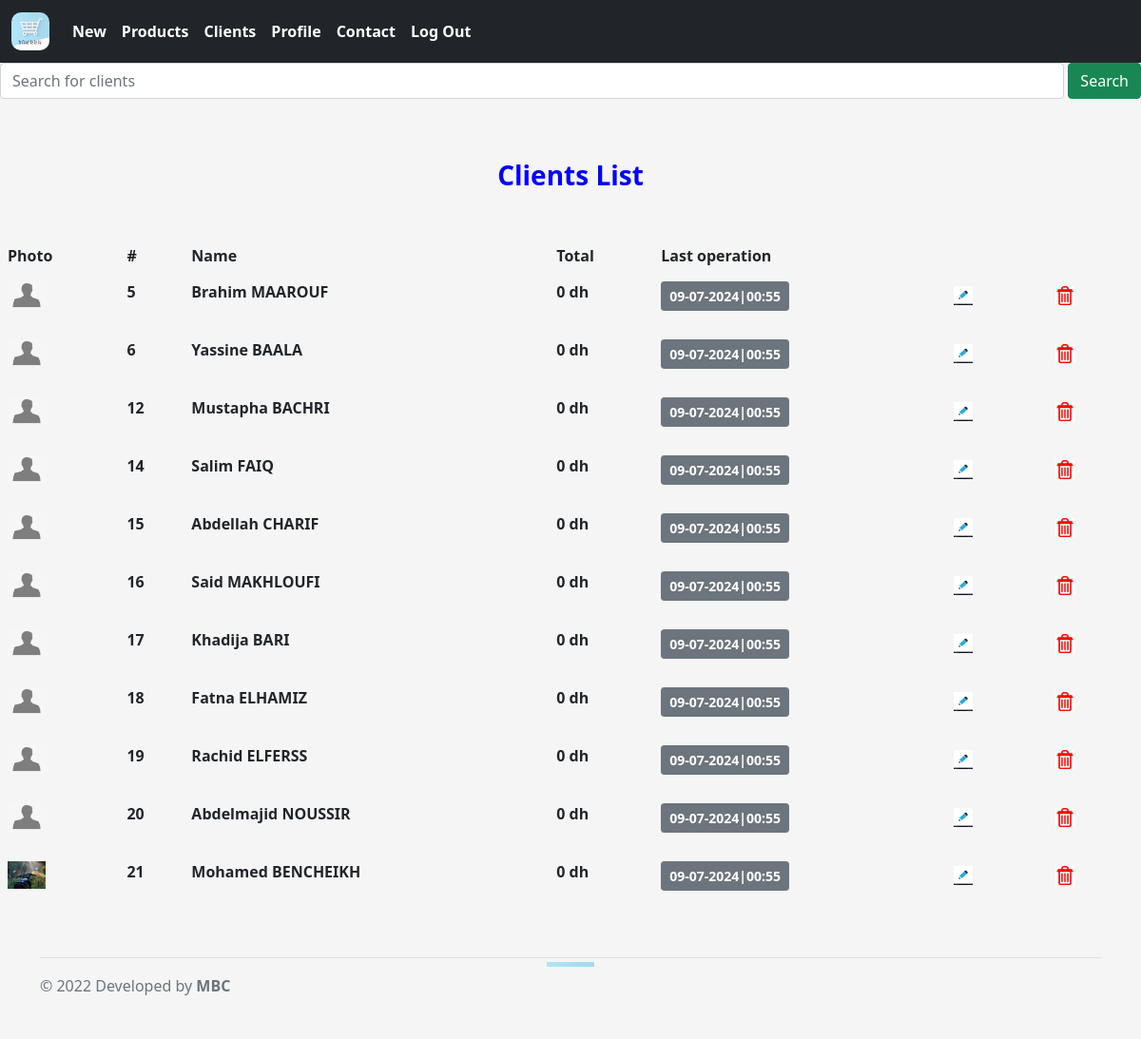
/list (signed in), run on the app's committed database.
### first_app/models.py (models this page shows, shortened)
class Client(models.Model):
    client_id = models.AutoField(primary_key=True)
    client_photo = models.ImageField(
        max_length=100, upload_to="photos/", default="user.png"
    )
    client_name = models.CharField(max_length=50, unique=True)
    client_neckname = models.CharField(max_length=50, default="", blank=True)
    client_phone = models.CharField(max_length=15, null=True, blank=True)
    client_total = models.BigIntegerField(default=0)
    client_last_payment = models.BigIntegerField(default=0)
    client_last_payment_date = models.DateTimeField(auto_now_add=True)
    client_last_operation = models.DateTimeField(auto_now_add=True)

### first_app/views.py (the view)
# urls.py: path("list", view=views.list_client, name="list_client"),
@login_required
def list_client(rq):
    scl = rq.GET.get("search_cli")
    if scl != "" and scl != None:
        clients = Client.objects.filter(client_name__icontains=scl)
    else:
        clients = Client.objects.all()
    context = {}
    context["item_list"] = clients
    return render(rq, "list.html", context)

### first_app/templates/list.html (shortened to what this page needs)
{% extends './base.html' %}
    {% block navbar %}
    <div class="row">
        <form class="d-flex">
            <input class="form-control me-1" type="search" name="search_cli" placeholder="Search for clients"
                aria-label="Search">
            <button class="btn btn-success" type="submit">Search</button>
        </form>
    </div>
    <h3 class=" mt-5 mb-5 text-center" style="color: blue;font-weight:bolder;">Clients
        List</h3>
    <table class="table table-borderless">
        <tr>
            <th>Photo</th>
            <th>#</th>
            <th>Name</th>
            <th>Total</th>
            <th>Last operation</th>
        </tr>
        {% for client in item_list %}
        <tr class="table-table ">
            <td><img class="pb-3" src="{{client.client_photo.url}}" alt="{{client.client_id}} photo" width="40px"
                    height="45px">
            </td>
            <td><b>{{client.client_id}}</b></td>
            <td><b>{{client.client_name}} </b></td>
            <td><b>0 dh</b></td>
            {% now "d-m-Y" as date%}
            {% now "H:i" as time%}
            <td><a class="btn btn-secondary btn-sm "><b> {{date}}|{{time}} </b></a></td>
            <td><a class="btn btn-sm" href="{% url 'update' client.client_id %}" role="button"><img
                        src="../static/images/edit.png" alt="" width="20px" height="20px"></a>
            </td>
            <td><a class="btn  btn-sm " href="{% url 'delete' client.client_id %}" role="button"><img
                        src="../static/images/delete.ico" alt="" width="20px" height="20px"></a>
            </td>
        </tr>
        {% endfor %}
    </table>
    {% include 'footer.html' %}
    {% endblock navbar %}

### first_app/templates/base.html (shortened to what this page needs)
<link rel="stylesheet" href="../static/css/styles.css">
<nav class="navbar navbar-expand-lg navbar-dark bg-dark">
  <div class="container-fluid">
    <a class="navbar-brand" href="/"><img style="border-radius:10px;" src="../static/images/Design.png" alt="market logo" width="40px"
        height="40px"></a>
    <div class="collapse navbar-collapse" id="navbarNavAltMarkup">
      <div class="navbar-nav">
        <a class="nav-link active" href="/add-client"><b>New</b> </a>
        <a class="nav-link active" href="/products"><b>Products</b> </a>
        <a class="nav-link active" href="/list"><b>Clients</b> </a>
        <a class="nav-link active" href="user/profile"><b>Profile</b> </a>
        <a class="nav-link active" href="/contact"><b>Contact</b> </a>
        <a class="nav-link active" href="user/logout"><b>Log Out</b> </a>
      </div>
    </div>
  </div>
</nav>
{% block navbar %}
{% endblock navbar %}

### first_app/templates/footer.html
<div class="container">
    <footer class="d-flex flex-wrap justify-content-between align-items-center py-1 my-5 border-top">
        <p class="col-md-4 mb-0 text-muted">&copy; 2022 Developed by <b>MBC</b> </p>
        <a href="/"
            class="col-md-4 d-flex align-items-center justify-content-center mb-3 mb-md-0 me-md-auto link-dark text-decoration-none">
            <img src="../static/images/Design.png" alt="logo" width="50px" height="50px">
        </a>
        <ul class="nav col-md-4 justify-content-end">
            <li class="nav-item"><a href="/" class="nav-link px-2 text-muted">Home</a></li>
            <li class="nav-item"><a href="/contact" class="nav-link px-2 text-muted">Contact</a></li>
            <li class="nav-item"><a href="#" class="nav-link px-2 text-muted">About</a></li>
        </ul>
    </footer>
</div>

### data on the page
Client: client_photo (placeholder picture), client_id "5", client_name "Brahim MAAROUF", date "09-07-2024", time "00:55"
Client: client_photo (placeholder picture), client_id "6", client_name "Yassine BAALA", date "09-07-2024", time "00:55"
Client: client_photo (placeholder picture), client_id "12", client_name "Mustapha BACHRI", date "09-07-2024", time "00:55"
Client: client_photo (placeholder picture), client_id "14", client_name "Salim FAIQ", date "09-07-2024", time "00:55"
Client: client_photo (placeholder picture), client_id "15", client_name "Abdellah CHARIF", date "09-07-2024", time "00:55"
Client: client_photo (placeholder picture), client_id "16", client_name "Said MAKHLOUFI", date "09-07-2024", time "00:55"
Client: client_photo (placeholder picture), client_id "17", client_name "Khadija BARI", date "09-07-2024", time "00:55"
Client: client_photo (placeholder picture), client_id "18", client_name "Fatna ELHAMIZ", date "09-07-2024", time "00:55"
Client: client_photo (placeholder picture), client_id "19", client_name "Rachid ELFERSS", date "09-07-2024", time "00:55"
Client: client_photo (placeholder picture), client_id "20", client_name "Abdelmajid NOUSSIR", date "09-07-2024", time "00:55"
Client: client_photo (picture), client_id "21", client_name "Mohamed BENCHEIKH", date "09-07-2024", time "00:55"
